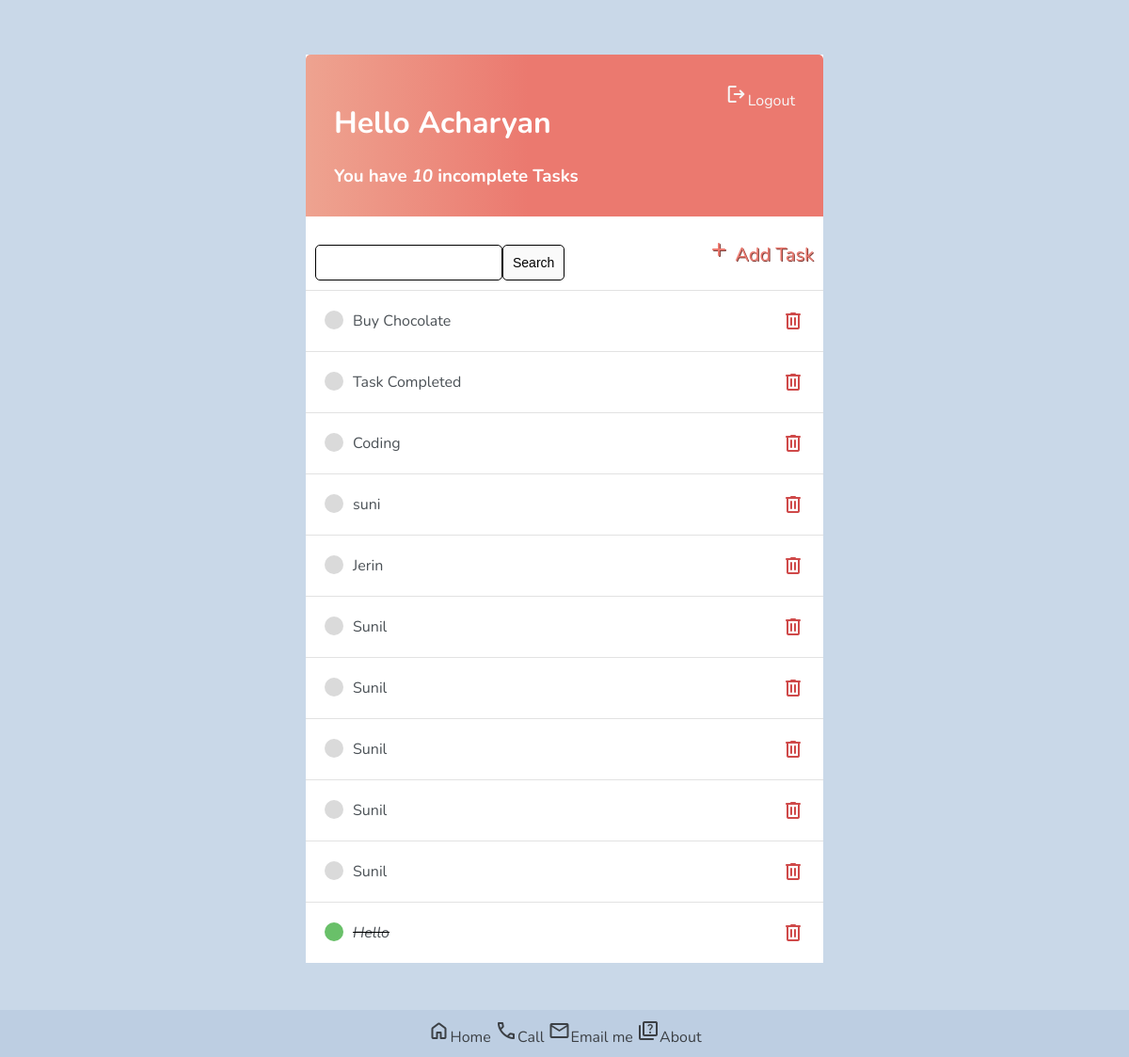
The app's page / (signed in) with its own data.
### base/models.py (models this page shows)
class Task(models.Model):
    user = models.ForeignKey(User, on_delete=models.CASCADE, null=True, blank=True)
    title = models.CharField(max_length=200)
    description = models.TextField(null=True, blank=True)
    complete = models.BooleanField(default=False)
    create = models.DateTimeField(auto_now_add=True)
    def __str__(self):
        return self.title
    class Meta:
        ordering = ['complete', ]

### base/views.py (the view)
# urls.py: path('', TaskList.as_view(), name='tasks'),
class TaskList(LoginRequiredMixin, ListView):
    model = Task
    context_object_name = 'tasks'
    def get_context_data(self, **kwargs):
        context = super().get_context_data(**kwargs)
        context['tasks'] = context['tasks'].filter(user=self.request.user)
        context['count'] = context['tasks'].filter(complete=False).count()
        search_input = self.request.GET.get('search-area') or ''
        if search_input:
            context['tasks'] = context['tasks'].filter(title__startswith=search_input)
        context['search_input'] = search_input
        return context

### base/templates/base/task_list.html (shortened to what this page needs)
{% extends 'base/main.html' %}
{% block content %}
<div class="header-bar">
  <div>
    <h1> Hello {{request.user|title}}</h1>
    <h3 style="margin:0">You have <i>{{count}}</i> incomplete Task{{ count|pluralize}}</h3>
  </div>
  {% if request.user.is_authenticated %}
  <a href="{% url 'logout' %}"><span class="material-symbols-rounded">
    </span>Logout</a>
  {% else %}
  <a href="{% url 'login' %}">Login</a>
  {% endif %}
</div>
<div id="search-add-wrapper">
  <form method="GET" style="margin-top:20px; display: flex;">
    <input type="text" name='search-area' value="{{search_input}}">
    <input class="button" type="submit" value='Search'>
  </form>
  <a id="add-link" href="{% url 'task-create' %}"><span class="material-symbols-rounded">
  </span> Add Task</a>
</div>
<div class="task-items-wrapper">
  {% for task in tasks %}
  <div class="task-wrapper">
    {% if task.complete %}
    <div class="task-title">
      <div class="task-complete-icon">
      </div>
      <i><s><a href="{% url 'task-update' task.id %}">{{task}}</a></s></i>
    </div>
    <a class="delete-link" href="{% url 'task-delete' task.id %}"> <span class="material-symbols-rounded">delete</span></a>
    {% else %}
    <div class="task-title">
      <div class="task-incomplete-icon">
      </div>
      <a href="{% url 'task-update' task.id %}">{{task}}</a>
    </div>
    <a class="delete-link" href="{% url 'task-delete' task.id %}"> <span class="material-symbols-rounded">delete</span></a>
    {% endif %}
  </div>
  {% empty %}
  <h3>No items in List</h3>
  {% endfor %}
</div>
      {% endblock content %}

### base/templates/base/main.html (shortened to what this page needs)
<!doctype html>
<html lang="en">
<head>
</head>
<body>
  <div class="container">
    {% block content %}{% endblock content %}
  </body>
  <div class="footer">
    <div class="f_content">
      <span class="material-symbols-rounded">home</span><a href="">Home</a>
      <span class="material-symbols-rounded">call</span><a href="tel:+918547692252">Call</a>
      <span class="material-symbols-rounded">Mail</span><a href="mailto:acharyanandusaji@gmail.com?subject=Feedback about ToDo List">Email me</a>
      <span class="material-symbols-rounded">Quiz</span><a href="">About</a>
    </div>
  </div>
</html>

### records on screen
Task: title "Buy Chocolate"
Task: title "Task Completed"
Task: title "Coding"
Task: title "suni"
Task: title "Jerin"
Task: title "Sunil"
Task: title "Sunil"
Task: title "Sunil"
Task: title "Sunil"
Task: title "Sunil"
Task: title "Hello"

### other values on screen
{{ request.user|title }} "Acharyan"
{{ count }} "10"
